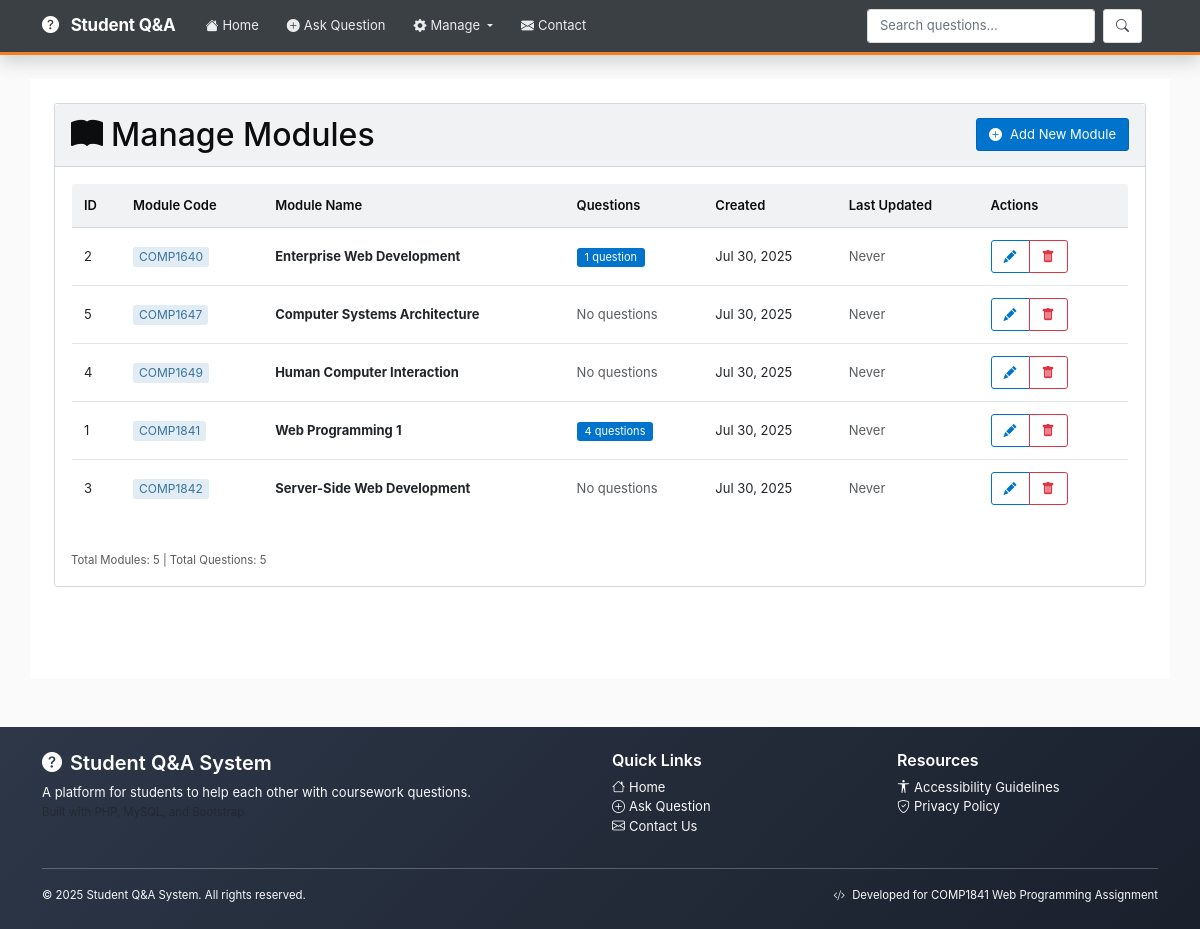
Page /manage_modules.php on the committed database.
### tables this page shows
CREATE TABLE modules (
    module_id INT PRIMARY KEY AUTO_INCREMENT,
    module_code VARCHAR(20) NOT NULL UNIQUE,
    module_name VARCHAR(100) NOT NULL,
    created_at TIMESTAMP DEFAULT CURRENT_TIMESTAMP,
    updated_at TIMESTAMP DEFAULT CURRENT_TIMESTAMP ON UPDATE CURRENT_TIMESTAMP
);

### modules/modules.php (called while the page is built, shortened)
<?php
function getAllModules() {
    try {
        $pdo = getDbConnection();
        $stmt = $pdo->query("SELECT * FROM modules ORDER BY module_code ASC");
        return $stmt->fetchAll();
    } catch (Exception $e) {
        error_log("Error getting modules: " . $e->getMessage());
        return [];
    }
}
?>

### modules/posts.php (called while the page is built, shortened)
<?php
function getModulePostCount($moduleId)
{
    try {
        $pdo = getDbConnection();
        $stmt = $pdo->prepare("SELECT COUNT(*) FROM posts WHERE module_id = ?");
        $stmt->execute([$moduleId]);
        return $stmt->fetchColumn();
    } catch (Exception $e) {
        error_log("Error getting module post count: " . $e->getMessage());
        return 0;
    }
}
?>

### manage_modules.php (the view, shortened to what this page needs)
<?php
require_once 'modules/modules.php';
require_once 'modules/posts.php';
$modules = getAllModules();
$modulesWithCounts = [];
foreach ($modules as $module) {
    $module['post_count'] = getModulePostCount($module['module_id']);
    $modulesWithCounts[] = $module;
}
include 'includes/header.php';
?>
<div class="row">
    <div class="col-12">
        <div class="card">
            <div class="card-header">
                <div class="d-flex justify-content-between align-items-center">
                    <h2 class="mb-0">
                        <i class="bi bi-book-fill me-2"></i>Manage Modules
                    </h2>
                    <button class="btn btn-primary" data-bs-toggle="modal" data-bs-target="#addModuleModal">
                        <i class="bi bi-plus-circle-fill me-2"></i>Add New Module
                    </button>
                </div>
            </div>
            <div class="card-body">
                <?php if (empty($modulesWithCounts)): ?>
                    <div class="text-center py-5">
                        <i class="bi bi-book display-1 text-muted mb-3"></i>
                        <h4 class="text-muted">No modules found</h4>
                        <p class="text-muted mb-4">Add your first module to get started.</p>
                        <button class="btn btn-primary" data-bs-toggle="modal" data-bs-target="#addModuleModal">
                            <i class="bi bi-plus-circle-fill me-2"></i>Add First Module
                        </button>
                    </div>
                <?php else: ?>
                    <div class="table-responsive">
                        <table class="table table-hover">
                            <thead>
                                <tr>
                                    <th>ID</th>
                                    <th>Module Code</th>
                                    <th>Module Name</th>
                                    <th>Questions</th>
                                    <th>Created</th>
                                    <th>Last Updated</th>
                                    <th width="150">Actions</th>
                                </tr>
                            </thead>
                            <tbody>
                                <?php foreach ($modulesWithCounts as $module): ?>
                                    <tr>
                                        <td><?php echo $module['module_id']; ?></td>
                                        <td>
                                            <span class="tag">
                                                <?php echo htmlspecialchars($module['module_code']); ?>
                                            </span>
                                        </td>
                                        <td>
                                            <strong><?php echo htmlspecialchars($module['module_name']); ?></strong>
                                        </td>
                                        <td>
                                            <?php if ($module['post_count'] > 0): ?>
                                                <a href="search.php?module=<?php echo $module['module_id']; ?>"
                                                   class="badge bg-primary text-decoration-none">
                                                    <?php echo $module['post_count']; ?> question<?php echo $module['post_count'] != 1 ? 's' : ''; ?>
                                                </a>
                                            <?php else: ?>
                                                <span class="text-muted">No questions</span>
                                            <?php endif; ?>
                                        </td>
                                        <td><?php echo date('M j, Y', strtotime($module['created_at'])); ?></td>
                                        <td>
                                            <?php
                                            if ($module['updated_at'] !== $module['created_at']) {
                                                echo date('M j, Y', strtotime($module['updated_at']));
                                            } else {
                                                echo '<span class="text-muted">Never</span>';
                                            }
                                            ?>
                                        </td>
                                        <td>
                                            <div class="btn-group btn-group-sm">
                                                <button class="btn btn-outline-primary"
                                                        onclick="editModule(<?php echo htmlspecialchars(json_encode($module)); ?>)"
                                                        title="Edit Module">
                                                    <i class="bi bi-pencil-fill"></i>
                                                </button>
                                                <button class="btn btn-outline-danger"
                                                        onclick="deleteModule(<?php echo $module['module_id']; ?>, '<?php echo htmlspecialchars($module['module_code']); ?>', <?php echo $module['post_count']; ?>)"
                                                        title="Delete Module">
                                                    <i class="bi bi-trash-fill"></i>
                                                </button>
                                            </div>
                                        </td>
                                    </tr>
                                <?php endforeach; ?>
                            </tbody>
                        </table>
                    </div>
                    <div class="mt-3">
                        <small class="text-muted">
                            Total Modules: <?php echo count($modulesWithCounts); ?>
                            | Total Questions: <?php echo array_sum(array_column($modulesWithCounts, 'post_count')); ?>
                        </small>
                    </div>
                <?php endif; ?>
            </div>
        </div>
    </div>
</div>
<?php include 'includes/footer.php'; ?>

### assets/css/style.css (style rules this page uses)
:root { --so-orange: #f48024; --so-orange-dark: #da670b; --so-blue: #0074cc; --so-blue-dark: #0063bf; --so-green: #5eba7d; --so-red: #d1383d; --so-yellow: #fff8dc; --so-gray-50: #fafafb; --so-gray-100: #f1f2f3; --so-gray-200: #e3e6e8; --so-gray-300: #d6d9dc; --so-gray-400: #9fa6ad; --so-gray-500: #6a737c; --so-gray-600: #525960; --so-gray-700: #3b4045; --so-gray-800: #2f3337; --so-gray-900: #232629; --so-white: #ffffff; --so-black: #0c0d0e; --shadow-sm: 0 1px 2px rgba(0, 0, 0, 0.05); --shadow-md: 0 1px 3px rgba(0, 0, 0, 0.1); --shadow-lg: 0 4px 6px rgba(0, 0, 0, 0.1); }
body { font-family: -apple-system, BlinkMacSystemFont, "Segoe UI Adjusted", "Segoe UI", "Liberation Sans", sans-serif; line-height: 1.5; background-color: var(--so-gray-50); color: var(--so-black); font-size: 13px; }
.card { border: 1px solid var(--so-gray-300); background-color: var(--so-white); border-radius: 3px; box-shadow: none; transition: all 0.15s ease; overflow: visible; }
.card-header { background-color: var(--so-gray-100); color: var(--so-black); border-bottom: 1px solid var(--so-gray-300); font-weight: 600; border-radius: 3px 3px 0 0; padding: 12px 16px; font-size: 15px; }
.card-header h1, .card-header h2, .card-header h3, .card-header h4, .card-header h5, .card-header h6 { color: var(--so-black); margin-bottom: 0; }
.btn { font-weight: 400; border-radius: 3px; transition: all 0.1s ease; padding: 8px 12px; border: 1px solid; font-size: 13px; line-height: 1.15384615; }
.btn-primary { background-color: var(--so-blue); border-color: var(--so-blue-dark); color: var(--so-white); }
.btn-outline-primary { border: 1px solid var(--so-blue); color: var(--so-blue); background-color: transparent; }
.table { background-color: var(--so-white); border-radius: 3px; overflow: hidden; box-shadow: none; border: 1px solid var(--so-gray-300); }
.table thead th { background-color: var(--so-gray-100); color: var(--so-black); border-bottom: 1px solid var(--so-gray-300); font-weight: 600; padding: 12px; font-size: 13px; }
.table tbody tr { transition: background-color 0.1s ease; }
.table tbody td { padding: 12px; border-color: var(--so-gray-200); vertical-align: middle; font-size: 13px; }
.badge { font-weight: 400; letter-spacing: normal; border-radius: 3px; padding: 4px 8px; font-size: 11px; }
.badge.bg-primary { background-color: var(--so-blue) !important; color: var(--so-white); }
.tag { display: inline-block; background-color: #e1ecf4; color: #39739d; padding: 4px 6px; margin: 2px 2px 2px 0; border-radius: 3px; font-size: 12px; text-decoration: none; line-height: 1; }

### rows in the picture
modules: module_id "2", module_code "COMP1640", module_name "Enterprise Web Development", post_count "1", created_at "Jul 30, 2025", shows "Never"
modules: module_id "5", module_code "COMP1647", module_name "Computer Systems Architecture", shows "No questions", created_at "Jul 30, 2025", shows "Never"
modules: module_id "4", module_code "COMP1649", module_name "Human Computer Interaction", shows "No questions", created_at "Jul 30, 2025", shows "Never"
modules: module_id "1", module_code "COMP1841", module_name "Web Programming 1", post_count "4", created_at "Jul 30, 2025", shows "Never"
modules: module_id "3", module_code "COMP1842", module_name "Server-Side Web Development", shows "No questions", created_at "Jul 30, 2025", shows "Never"

### other values in the picture
count($modulesWithCounts) "5"
array_sum(array_column($modulesWithCounts, 'post_count')) "5"
